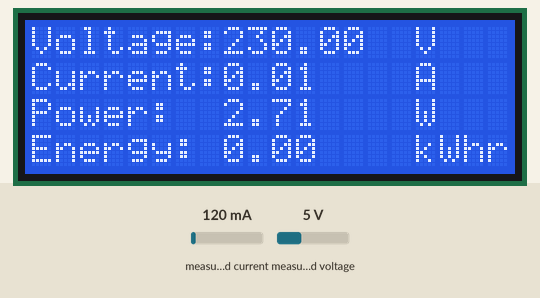
The sketch below on a simulated Arduino Uno, built with avr-gcc and run on an emulated ATmega328P. Parts: 20×4 character LCD. The inputs (shaded band) are chosen by the test bench; at power-on: measured current 120 mA, measured voltage 5 V. The local clock reads 2024-03-15 10:24:30 at power-on unless the sketch sets it; storage starts empty; the modem accepts every AT command (registered, SIM ready, sends succeed) and sends nothing else; what the sketch prints to the serial monitor is not drawn.

Above: at 15.3 s.
15.4 s: measured current set to 40 mA
At 17.4 s:
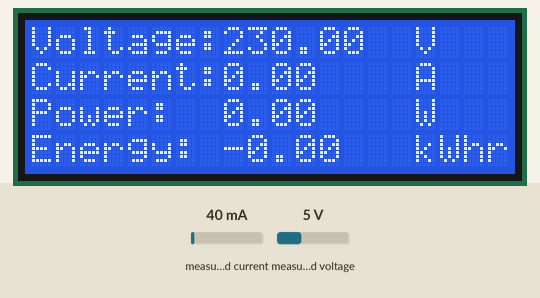
17.8 s: measured voltage set to 0.3 V
At 19.5 s:
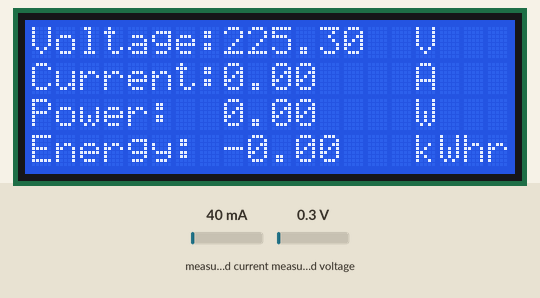
21.6 s: measured current set to 500 mA
At 23.7 s:
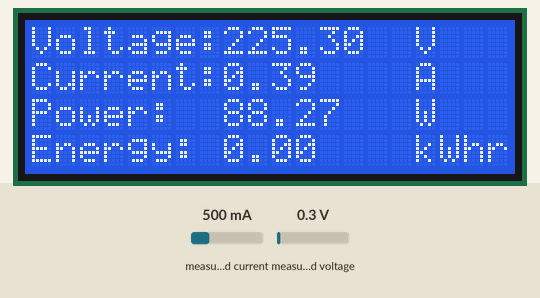
27.3 s: measured voltage set to 3.8 V
At 28.1 s:
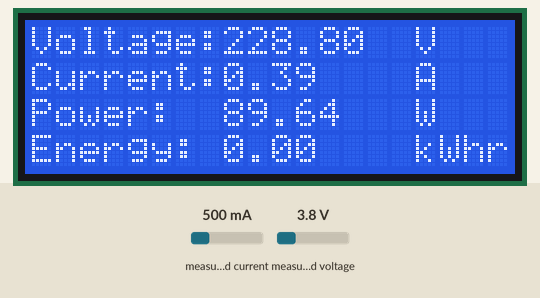
Timing chart, 0 to 30.3 s (numbered marks = the images above; inputs shaded):
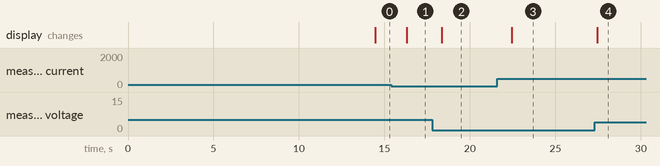

Measured:
- after the input at 15.4 s, the display: changes after 0.90 s (image 1)
- after the input at 17.8 s, the display: changes after 0.55 s (image 2)
- after the input at 21.6 s, the display: changes after 0.85 s (image 3)
- after the input at 27.3 s, the display: changes after 0.16 s (image 4)

The sketch:

gle_Phase_Digital_Energy_Meter_with_Automatic_SMS_Monitoring.ino
```cpp
#include <SoftwareSerial.h>
#include <Wire.h>
#include <LCD.h>
#include <LiquidCrystal_I2C.h>
#include <SPI.h>
#include <SD.h>
#include <DS3231.h>
#include "EmonLib.h"
#define I2C_ADDR 0x27
#define En_pin 2
#define Rw_pin 1
#define Rs_pin 0
#define D4_pin 4
#define D5_pin 5
#define D6_pin 6
#define D7_pin 7
#define BACKLIGHT 3
#define TIMEOUT 5000
#define VOLT_CAL 154.91
#define CURRENT_CAL 66.45

SoftwareSerial sim800(2,3);

LiquidCrystal_I2C lcd(I2C_ADDR,En_pin,Rw_pin,Rs_pin,D4_pin,D5_pin,D6_pin,D7_pin);
EnergyMonitor emon1;
File EnerFile;


DS3231  rtc(SDA, SCL);
Time t;


float volts = 0;
float amps = 0;
float power = 0;
float energy = 0;


const int chipSelect = 10;
char incomingChar;
String EnergyString;
String DateString;
String TimeString;

unsigned int currSec;
unsigned int nextSec = 0;
unsigned int currSec2;
unsigned int nextSec2 = 0;
unsigned int currSec3;
unsigned int nextSec3 = 0;
unsigned int currMin;
unsigned int nextMin = 0;
unsigned int minutes = 0;
unsigned int currDate;
unsigned int nextDate = 0;

const int sampleInterval = 5;    //interval in minutes
const int billDate = 1;          //schedule date of billing


void setup(){
  sim800.begin(9600);
  Serial.begin(9600);
  lcd.begin (20,4);
  lcd.setBacklightPin(BACKLIGHT,POSITIVE);
  lcd.setBacklight(HIGH);
  rtc.begin();
  emon1.voltage (1,VOLT_CAL,1.7);
  emon1.current (0,CURRENT_CAL);
  if (SD.begin(chipSelect))
  EnerFile = SD.open("ENER.txt");
  if (EnerFile){
    while (EnerFile.available()){
      energy = EnerFile.parseFloat();
    }
    EnerFile.close();
  }
  delay(10000);
  sim800.println("AT");
  delay(1000);
  sim800.println("AT+CMGF=1");
  delay(1000);
  sim800.println("AT+CNMI=2,2,0,0,0");
  delay(1000);
  send_ready();
}


void send_ready(){
  sim800.println("AT+CMGS=\"09487278245\"");       //Change sim number
  delay(500);
  sim800.println("Power Meter: READY");
  sim800.write(0x1a);
  delay(500);
}


void send_data(){
  EnergyString = String(energy);
  DateString = String(rtc.getDateStr());
  TimeString = String(rtc.getTimeStr());
  delay(500);
  sim800.println("AT+CMGS=\"09487278245\"");       //Change sim number
  delay(500);
  sim800.print("SN:635425254; Dela Cuadra; Fatima, GSC; ");          //Change info
  sim800.print(EnergyString);
  sim800.print("kWhr; ");
  sim800.print(DateString);
  sim800.print("; ");
  sim800.println(TimeString);
  sim800.write(0x1a);
  delay(500);
}


void parameters(){
  emon1.calcVI(20,2000);
  float supplyVoltage = emon1.Vrms;
  float currentDrawn = emon1.Irms;
  float sum_of_volts = 0;
  float sum_of_amps = 0;
  for (int x = 0; x < 300; x++){
    sum_of_volts += supplyVoltage;
    sum_of_amps += currentDrawn;
  }
  volts = sum_of_volts/300;
  amps = (sum_of_amps/300) - 0.10823;
  power = volts * amps ;
  currSec = t.sec;
  if (nextSec != currSec){
    nextSec = t.sec;
    energy = energy + (power)/(3600000);
  }
  if (amps < 0){
    amps = 0;
    power = 0;
  }
}


void displaydata(){
  currSec2 = t.sec;
  if (nextSec2 != currSec2){
    nextSec2 = t.sec;
    lcd.clear();
    lcd.setCursor(0,0);
    lcd.print("Voltage: ");
    lcd.setCursor(8,0);
    lcd.print(volts);
    lcd.setCursor(16,0);
    lcd.print("V");
    lcd.setCursor(0,1);
    lcd.print("Current: ");
    lcd.setCursor(8,1);
    lcd.print(amps);
    lcd.setCursor(16,1);
    lcd.print("A");
    lcd.setCursor(0,2);
    lcd.print("Power: ");
    lcd.setCursor(8,2);
    lcd.print(power);
    lcd.setCursor(16,2);
    lcd.print("W");
    lcd.setCursor(0,3);
    lcd.print("Energy: ");
    lcd.setCursor(8,3);
    lcd.print(energy);
    lcd.setCursor(16,3);
    lcd.print("kWhr");
  }
}


void save(){
  currSec3 = t.sec;
  if (nextSec3 != currSec3){
    nextSec3 = t.sec;
    SD.remove("ENER.txt");
    EnerFile = SD.open("ENER.txt", FILE_WRITE);
    if (EnerFile){
      EnerFile.print(energy);
      EnerFile.close();
    }
  }
}


void autoSend_sample(){
  currMin = t.min;
  if (nextMin != currMin){
    nextMin = t.min;
    minutes++;
    if (minutes >= sampleInterval){
      send_data();
      minutes = 0;
    }
  }
}


void autoSend(){
  currDate = t.date;
  if (nextDate != currDate){
    nextDate = t.date;
    if (nextDate == billDate){
      send_data();
    }
  }
}


void loop(){
  t = rtc.getTime();
  parameters();
  displaydata();
  save();
//  autoSend();
  autoSend_sample();
  if (sim800.available()>0){
    incomingChar = sim800.read();
    Serial.println(incomingChar);
    if (incomingChar == '?'){
      send_data();
    }
  }
  if (Serial.available()){
    sim800.write(Serial.read());
  }
}
```
